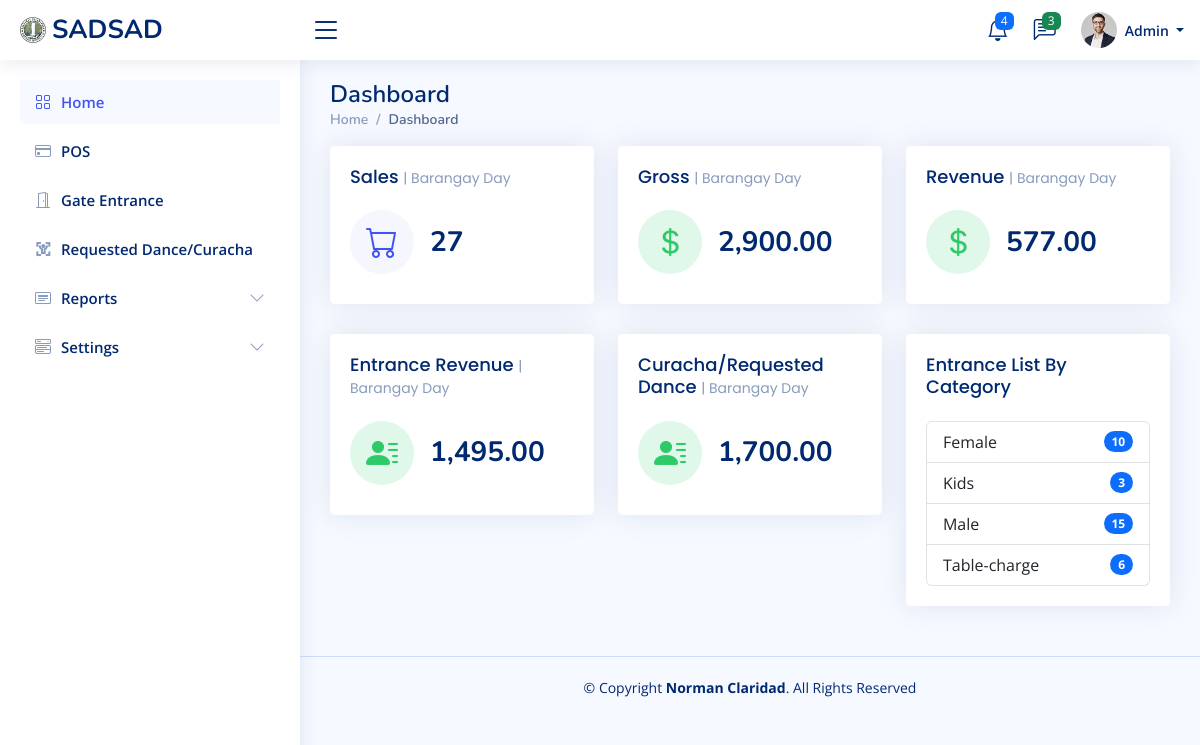
The page / (signed in) on the database its author committed.
### tables this page shows
CREATE TABLE `menu` (
  `id` int NOT NULL AUTO_INCREMENT,
  `name` varchar(45) DEFAULT NULL,
  `url` varchar(255) DEFAULT NULL,
  `icon` varchar(45) DEFAULT NULL,
  `sort` int NOT NULL DEFAULT '0',
  `active_keyword` varchar(45) DEFAULT NULL,
  `is_active` char(1) NOT NULL DEFAULT 'Y' COMMENT 'Y = Yes\nN = No',
  `created_by` int DEFAULT NULL,
  `created_at` datetime DEFAULT NULL,
  `updated_by` int DEFAULT NULL,
  `updated_at` timestamp NOT NULL DEFAULT CURRENT_TIMESTAMP ON UPDATE CURRENT_TIMESTAMP,
  PRIMARY KEY (`id`)
);

CREATE TABLE `events` (
  `id` int NOT NULL AUTO_INCREMENT,
  `name` varchar(150) DEFAULT NULL,
  `start` datetime DEFAULT NULL,
  `end` datetime DEFAULT NULL,
  `status` char(1) DEFAULT 'Y' COMMENT 'Y = Yes\\\\nN = No\\\\nD = Deleted',
  `created_by` int DEFAULT NULL,
  `created_at` datetime DEFAULT NULL,
  `updated_by` int DEFAULT NULL,
  `updated_at` timestamp NOT NULL DEFAULT CURRENT_TIMESTAMP ON UPDATE CURRENT_TIMESTAMP,
  PRIMARY KEY (`id`)
);

### index.php (the view, shortened to what the rows shown need)
<?php
require_once('inc/helpers.php');
require_once('models/Events.php');
$helpers = new Helpers();
$events = new Events();
$resEvents = $events->getWhere("WHERE status = 'Y' AND start <= '". date('Y-m-d H:i:s') ."' AND end >= '". date('Y-m-d H:i:s') ."'");
$eventName = (count($resEvents) == 1) ? $resEvents[0]['name'] : '';
include_once 'templates/header.php';
include_once 'templates/sidebar.php';
?>
<main id="main" class="main">
    <div class="pagetitle">
        <h1>Dashboard</h1>
    </div>
    <section class="section dashboard">
        <div class="row">
            <div class="col-lg-12">
                <div class="row">
                    <div class="col-xxl-4 col-md-4">
                        <div class="card info-card sales-card">
                            <div class="card-body">
                                <h5 class="card-title">
                                    Sales
                                    <?php if(!empty($eventName)){ ?>
                                    <span>| <?php echo $eventName ?></span>
                                    <?php } ?>
                                </h5>
                            </div>
                        </div>
                    </div>
                    <div class="col-xxl-4 col-md-4">
                        <div class="card info-card revenue-card">
                            <div class="card-body">
                            <h5 class="card-title">
                                Gross
                                <?php if(!empty($eventName)){ ?>
                                    <span>| <?php echo $eventName ?></span>
                                <?php } ?>
                            </h5>
                            </div>
                        </div>
                    </div>
                    <div class="col-xxl-4 col-md-4">
                        <div class="card info-card revenue-card">
                            <div class="card-body">
                                <h5 class="card-title">
                                    Revenue
                                    <?php if(!empty($eventName)){ ?>
                                        <span>| <?php echo $eventName ?></span>
                                    <?php } ?>
                                </h5>
                            </div>
                        </div>
                    </div>
                    <div class="col-xxl-4 col-md-4">
                        <div class="card info-card revenue-card">
                            <div class="card-body">
                                <h5 class="card-title">
                                    Entrance Revenue
                                    <?php if(!empty($eventName)){ ?>
                                        <span>| <?php echo $eventName ?></span>
                                    <?php } ?>
                                </h5>
                            </div>
                        </div>
                    </div>
                    <div class="col-xxl-4 col-md-4">
                        <div class="card info-card revenue-card">
                            <div class="card-body">
                                <h5 class="card-title">
                                    Curacha/Requested Dance
                                    <?php if(!empty($eventName)){ ?>
                                        <span>| <?php echo $eventName ?></span>
                                    <?php } ?>
                                </h5>
                            </div>
                        </div>
                    </div>
                </div>
            </div>
        </div>
    </section>
  </main>
<?php
    include_once 'templates/footer.php';
?>

### templates/sidebar.php (shortened to what the rows shown need)
<?php
require ($_SERVER['DOCUMENT_ROOT'] . '/models/Menu.php');
require ($_SERVER['DOCUMENT_ROOT'] . '/models/Sub_menu.php');
$menu       = new Menu();
$sub_menu   = new Sub_menu();
$resMenu = $menu->getWhere('', 'sort ASC');
$menu_list = [];
foreach($resMenu AS $row) {
    $resSubMenu = $sub_menu->getWhere(" AND menu_id = " . $row['id'], "name ASC");
    $menu_list[] = [
        'id'    => $row['id'],
        'name'  => $row['name'],
        'url'   => $row['url'],
        'icon'  => $row['icon'],
        'active_keyword'  => $row['active_keyword'],
        'sub_menu' => $resSubMenu
    ];
}
?>
  <aside id="sidebar" class="sidebar">
    <ul class="sidebar-nav" id="sidebar-nav">
    <?php foreach($menu_list AS $row):
            $checkmenu = $helpers->checkactivemenu($uri, $row['active_keyword']);
            $active = ($checkmenu) ? '' : 'collapsed';
            $areaexpanded = ($checkmenu) ? 'aria-expanded="true"' : '';
            $baseUrl = BASE_URL;
            if($row['active_keyword'] != 'home') {
                $baseUrl = BASE_URL . $row['url'];
            }
            if($row['active_keyword'] == 'home' && $uri == '/') {
                $active = '';
            }
        ?>
        <?php if(empty($row['sub_menu'])): ?>
        <li class="nav-item">
            <a class="nav-link <?php echo $active ?>" href="<?php echo $baseUrl ?>">
                <i class="<?php echo $row['icon'] ?>"></i>
                <?php echo $row['name'] ?>
            </a>
        </li>
        <?php else : ?>
        <li class="nav-item">
            <a class="nav-link <?php echo $active ?>" data-bs-target="#<?php echo $row['active_keyword'] ?>-nav" data-bs-toggle="collapse" href="#" <?php echo $areaexpanded ?>>
                <i class="<?php echo $row['icon'] ?>"></i><span><?php echo $row['name'] ?></span><i class="bi bi-chevron-down ms-auto"></i>
            </a>
        </li>
        <?php endif; ?>
        <?php endforeach; ?>
    </ul>
  </aside>

### rows shown on the page
menu: name "Home"
menu: name "POS"
menu: name "Gate Entrance"
menu: name "Requested Dance/Curacha"
menu: name "Reports"
menu: name "Settings"
events: name "Barangay Day"

### other values the page prints
LOGO_TEXT "SADSAD"
$_SESSION['SESS_FIRST_NAME'] "Admin"
$salesCount "27"
$gross "2,900.00"
$revenue "577.00"
$entranceRev "1,495.00"
$requestedDanceRev "1,700.00"
$category['name'] "Female"
$category['quantity'] "10"
$category['name'] "Kids"
$category['quantity'] "3"
$category['name'] "Male"
$category['quantity'] "15"
$category['name'] "Table-charge"
$category['quantity'] "6"
